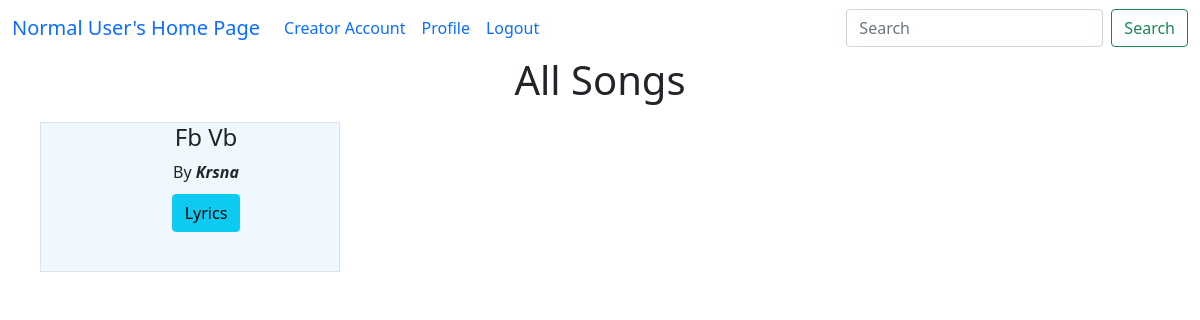
Page /all_songs/1 on the earlier database version.
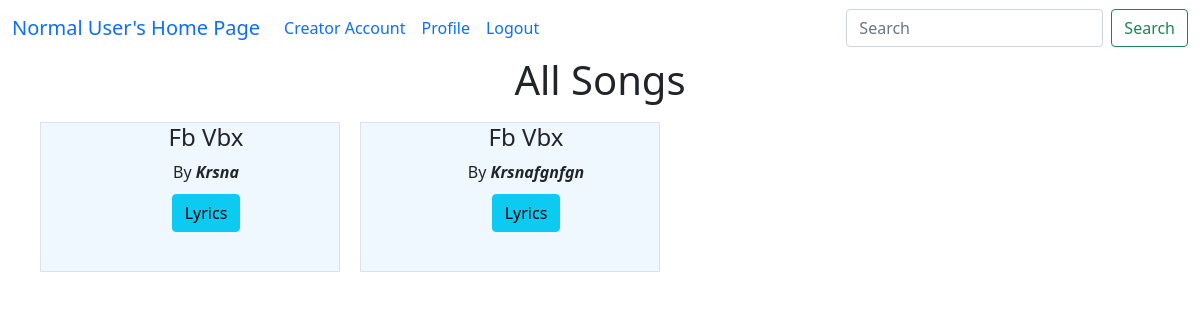
Same page on the later database version.
### model1.py (models this page shows, shortened)
class Song(db.Model):
    song_id = db.Column(db.Integer, primary_key=True)
    song_name = db.Column(db.String(100), nullable=False)
    song_artist = db.Column(db.String(100))
    song_language = db.Column(db.String(30))
    song_genre = db.Column(db.String(50))
    song_lyrics = db.Column(db.String(1000))
    song_duration = db.Column(db.Integer)  # in seconds
    release_date = db.Column(db.String(20))
    creator_id = db.Column(db.Integer, db.ForeignKey("user.user_id"), nullable=False)
    album_id = db.Column(db.Integer, db.ForeignKey("album.album_id") ,default=None)
    song_path = db.Column(db.String(255),default=None)
    song_thumbnail = db.Column(db.String(255),default=None)
    song_play_count = db.Column(db.Integer, default=0)
    song_flag = db.Column(db.Boolean,default=False)
    creator = db.relationship("User", backref="songs")

### app.py (the view)
@app.route("/all_songs/<int:u_id>")
def all_songs(u_id):
    songs = Song.query.all()
    user = User.query.get(u_id)
    return render_template("all_songs_page.html",user=user,songs=songs)

### templates/all_songs_page.html (shortened to what this page needs)
<!doctype html>
<html lang="en">
<head>
    <link href="https://cdn.jsdelivr.net/npm/bootstrap@5.0.2/dist/css/bootstrap.min.css" rel="stylesheet"
>
</head>
<body>
    {% extends "general_user_navbar.html" %}
    {% block content %}
    <div class="container-fluid">
        <div class="container-fluid ">
            <h1 style="text-align: center;"><label for="songs">All Songs</label></h1>
                {% if songs|length == 0 %}
                <h2>No Songs Available</h2>
                {% else %}
                <div class=" songs container text-center " id="songs">
                <div class="row row-cols-4">
                    {% for song in songs %}
                    <div id="song" class="col  border border-primary-subtle" style="text-transform: capitalize; ">
                        <ul type="none">
                            <li>
                                <h4>{{song.song_name}}</h4>
                            </li>
                            <li>by <b><i>{{song.song_artist}}</i></b></li>
                            <li style="margin: 10px;"><a class="btn btn btn-info"
                                    href="/user_song_lyrics/{{user.user_id}}/{{song.song_id}}" type="button">Lyrics</a></li>
                        </ul>
                    </div>
                    {% endfor %}
                </div>
                {% endif %}
            </div>
        </div>
    </div>
    {% endblock %}

Differences in the rows shown:
changed Song "Krsna": song_name "Fb Vb" → "Fb Vbx"
added Song: song_name "Fb Vbx", song_artist "Krsnafgnfgn"
